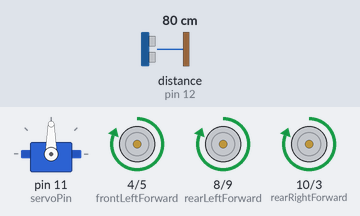
The sketch below on a simulated Arduino Uno, built with avr-gcc and run on an emulated ATmega328P. On the bench: servo, motor-driver pin pairs drawn as motors (green arrow = first pin HIGH = forward, orange = second pin HIGH = backward, longer = more drive). Wiring (inferred from the names in the program): ultrasonic range finder: trigger pin 13; echo pin 12. The test bench sets the inputs (shaded band); at power-on: distance to the obstacle (sensor on pin 12) 80 cm. The echo pulse lasts 58.3 µs per cm.

Above: at 2.2 s.
2.3 s: distance to the obstacle (sensor on pin 12) set to 21 cm
3.8 s: distance to the obstacle (sensor on pin 12) set to 18 cm
At 4.9 s:
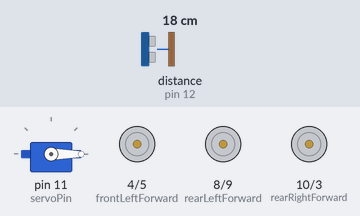
6.8 s: distance to the obstacle (sensor on pin 12) set to 35 cm
At 7.8 s:
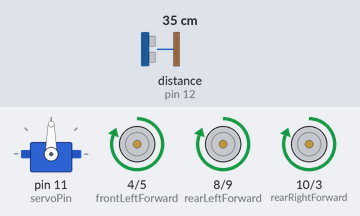
8.6 s: distance to the obstacle (sensor on pin 12) set to 2 cm
At 10.5 s:
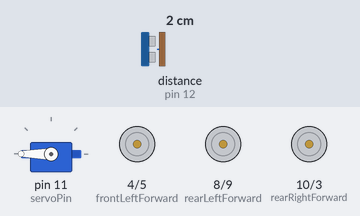
Timing chart, 0 to 12.6 s (numbered marks = the images above; inputs shaded):
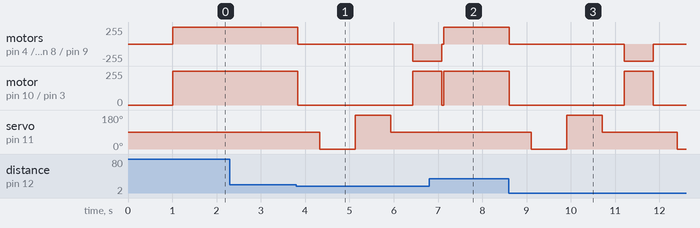

Measured:
- the behaviour switches between 20 and 19 cm on distance to the obstacle (sensor on pin 12) (found by bisection; images 0 and 1)
- after the input at 2.3 s, every drawn part: stays the same
- after the input at 3.8 s, motor on pin 4 (frontLeftForward) / pin 5 (frontLeftBackward), motor on pin 8 (rearLeftForward) / pin 9 (rearLeftBackward): forward 255/255 → stopped at once, → backward 255/255 2.6 s later
- after the input at 6.8 s, servo on pin 11 (servoPin): stays 90° (without the input it goes to 0° after 0.83 s)
- after the input at 8.6 s, motor on pin 4 (frontLeftForward) / pin 5 (frontLeftBackward), motor on pin 8 (rearLeftForward) / pin 9 (rearLeftBackward): forward 255/255 → stopped at once, → backward 255/255 2.6 s later, → stopped 0.65 s later

The sketch:

carro_Rc.ino
```cpp
#include <Servo.h>

// Ultrasonic Sensor Pins
const int trigPin = 13;
const int echoPin = 12;

// Motor Driver Pins
const int frontLeftForward = 4;
const int frontLeftBackward = 5;
const int frontRightForward = 6;
const int frontRightBackward = 7;
const int rearLeftForward = 8;
const int rearLeftBackward = 9;
const int rearRightForward = 10;
const int rearRightBackward = 3;

// Servo Configuration
Servo myServo;
const int servoPin = 11;

// Distance Variables
long duration;
int distance;
int rightDistance, leftDistance;

// Modes
bool automaticMode = true;
char rcCommand = 'S';

// RC Safety Control
unsigned long lastRCCommandTime = 0;
const unsigned long rcTimeout = 300;

void setup() {
  pinMode(frontLeftForward, OUTPUT);
  pinMode(frontLeftBackward, OUTPUT);
  pinMode(frontRightForward, OUTPUT);
  pinMode(frontRightBackward, OUTPUT);
  pinMode(rearLeftForward, OUTPUT);
  pinMode(rearLeftBackward, OUTPUT);
  pinMode(rearRightForward, OUTPUT);
  pinMode(rearRightBackward, OUTPUT);

  pinMode(trigPin, OUTPUT);
  pinMode(echoPin, INPUT);

  myServo.attach(servoPin);
  myServo.write(90);

  Serial.begin(9600);
  delay(1000);
}

void loop() {
  readSerialCommands();

  if (automaticMode) {
    runAutomaticMode();
  } else {
    runRCMode();
  }
}

void readSerialCommands() {
  while (Serial.available() > 0) {
    char c = Serial.read();

    if (c == '\n' || c == '\r' || c == ' ') {
      continue;
    }

    if (c == 'M') {
      automaticMode = true;
      rcCommand = 'S';
      stopCar();
      myServo.write(90);
    }
    else if (c == 'R') {
      automaticMode = false;
      rcCommand = 'S';
      stopCar();
      lastRCCommandTime = millis();
    }
    else if (!automaticMode) {
      rcCommand = c;
      lastRCCommandTime = millis();
    }
  }
}

void runAutomaticMode() {
  int frontDistance = readDistance();

  if (frontDistance <= 18) {
    stopCar();
    delay(500);
    chooseDirection();
  } else {
    moveForward();
  }

  delay(50);
}

void runRCMode() {
  if (millis() - lastRCCommandTime > rcTimeout) {
    stopCar();
    return;
  }

  if (rcCommand == 'F') {
    moveForward();
  }
  else if (rcCommand == 'T') {
    moveBackward();
  }
  else if (rcCommand == 'L') {
    turnLeft();
  }
  else if (rcCommand == 'D') {
    turnRight();
  }
  else {
    stopCar();
  }
}

int readDistance() {
  digitalWrite(trigPin, LOW);
  delayMicroseconds(2);
  digitalWrite(trigPin, HIGH);
  delayMicroseconds(10);
  digitalWrite(trigPin, LOW);

  duration = pulseIn(echoPin, HIGH, 25000);

  if (duration == 0) {
    return 999;
  }

  distance = duration * 0.034 / 2;
  return distance;
}

void chooseDirection() {
  myServo.write(0);
  delay(800);
  rightDistance = readDistance();

  myServo.write(180);
  delay(800);
  leftDistance = readDistance();

  myServo.write(90);
  delay(500);

  if (rightDistance > leftDistance) {
    turnRight();
    delay(650);
  } else {
    turnLeft();
    delay(650);
  }

  stopCar();
}

void moveForward() {
  digitalWrite(frontLeftForward, HIGH);
  digitalWrite(frontRightForward, HIGH);
  digitalWrite(frontLeftBackward, LOW);
  digitalWrite(frontRightBackward, LOW);
  digitalWrite(rearLeftForward, HIGH);
  digitalWrite(rearRightForward, HIGH);
  digitalWrite(rearLeftBackward, LOW);
  digitalWrite(rearRightBackward, LOW);
}

void moveBackward() {
  digitalWrite(frontLeftForward, LOW);
  digitalWrite(frontRightForward, LOW);
  digitalWrite(frontLeftBackward, HIGH);
  digitalWrite(frontRightBackward, HIGH);
  digitalWrite(rearLeftForward, LOW);
  digitalWrite(rearRightForward, LOW);
  digitalWrite(rearLeftBackward, HIGH);
  digitalWrite(rearRightBackward, HIGH);
}

void stopCar() {
  digitalWrite(frontLeftForward, LOW);
  digitalWrite(frontRightForward, LOW);
  digitalWrite(frontLeftBackward, LOW);
  digitalWrite(frontRightBackward, LOW);
  digitalWrite(rearLeftForward, LOW);
  digitalWrite(rearRightForward, LOW);
  digitalWrite(rearLeftBackward, LOW);
  digitalWrite(rearRightBackward, LOW);
}

void turnRight() {
  digitalWrite(frontLeftForward, HIGH);
  digitalWrite(frontRightForward, LOW);
  digitalWrite(frontLeftBackward, LOW);
  digitalWrite(frontRightBackward, HIGH);
  digitalWrite(rearLeftForward, HIGH);
  digitalWrite(rearRightForward, LOW);
  digitalWrite(rearLeftBackward, LOW);
  digitalWrite(rearRightBackward, HIGH);
}

void turnLeft() {
  digitalWrite(frontLeftForward, LOW);
  digitalWrite(frontRightForward, HIGH);
  digitalWrite(frontLeftBackward, HIGH);
  digitalWrite(frontRightBackward, LOW);
  digitalWrite(rearLeftForward, LOW);
  digitalWrite(rearRightForward, HIGH);
  digitalWrite(rearLeftBackward, HIGH);
  digitalWrite(rearRightBackward, LOW);
}
```
